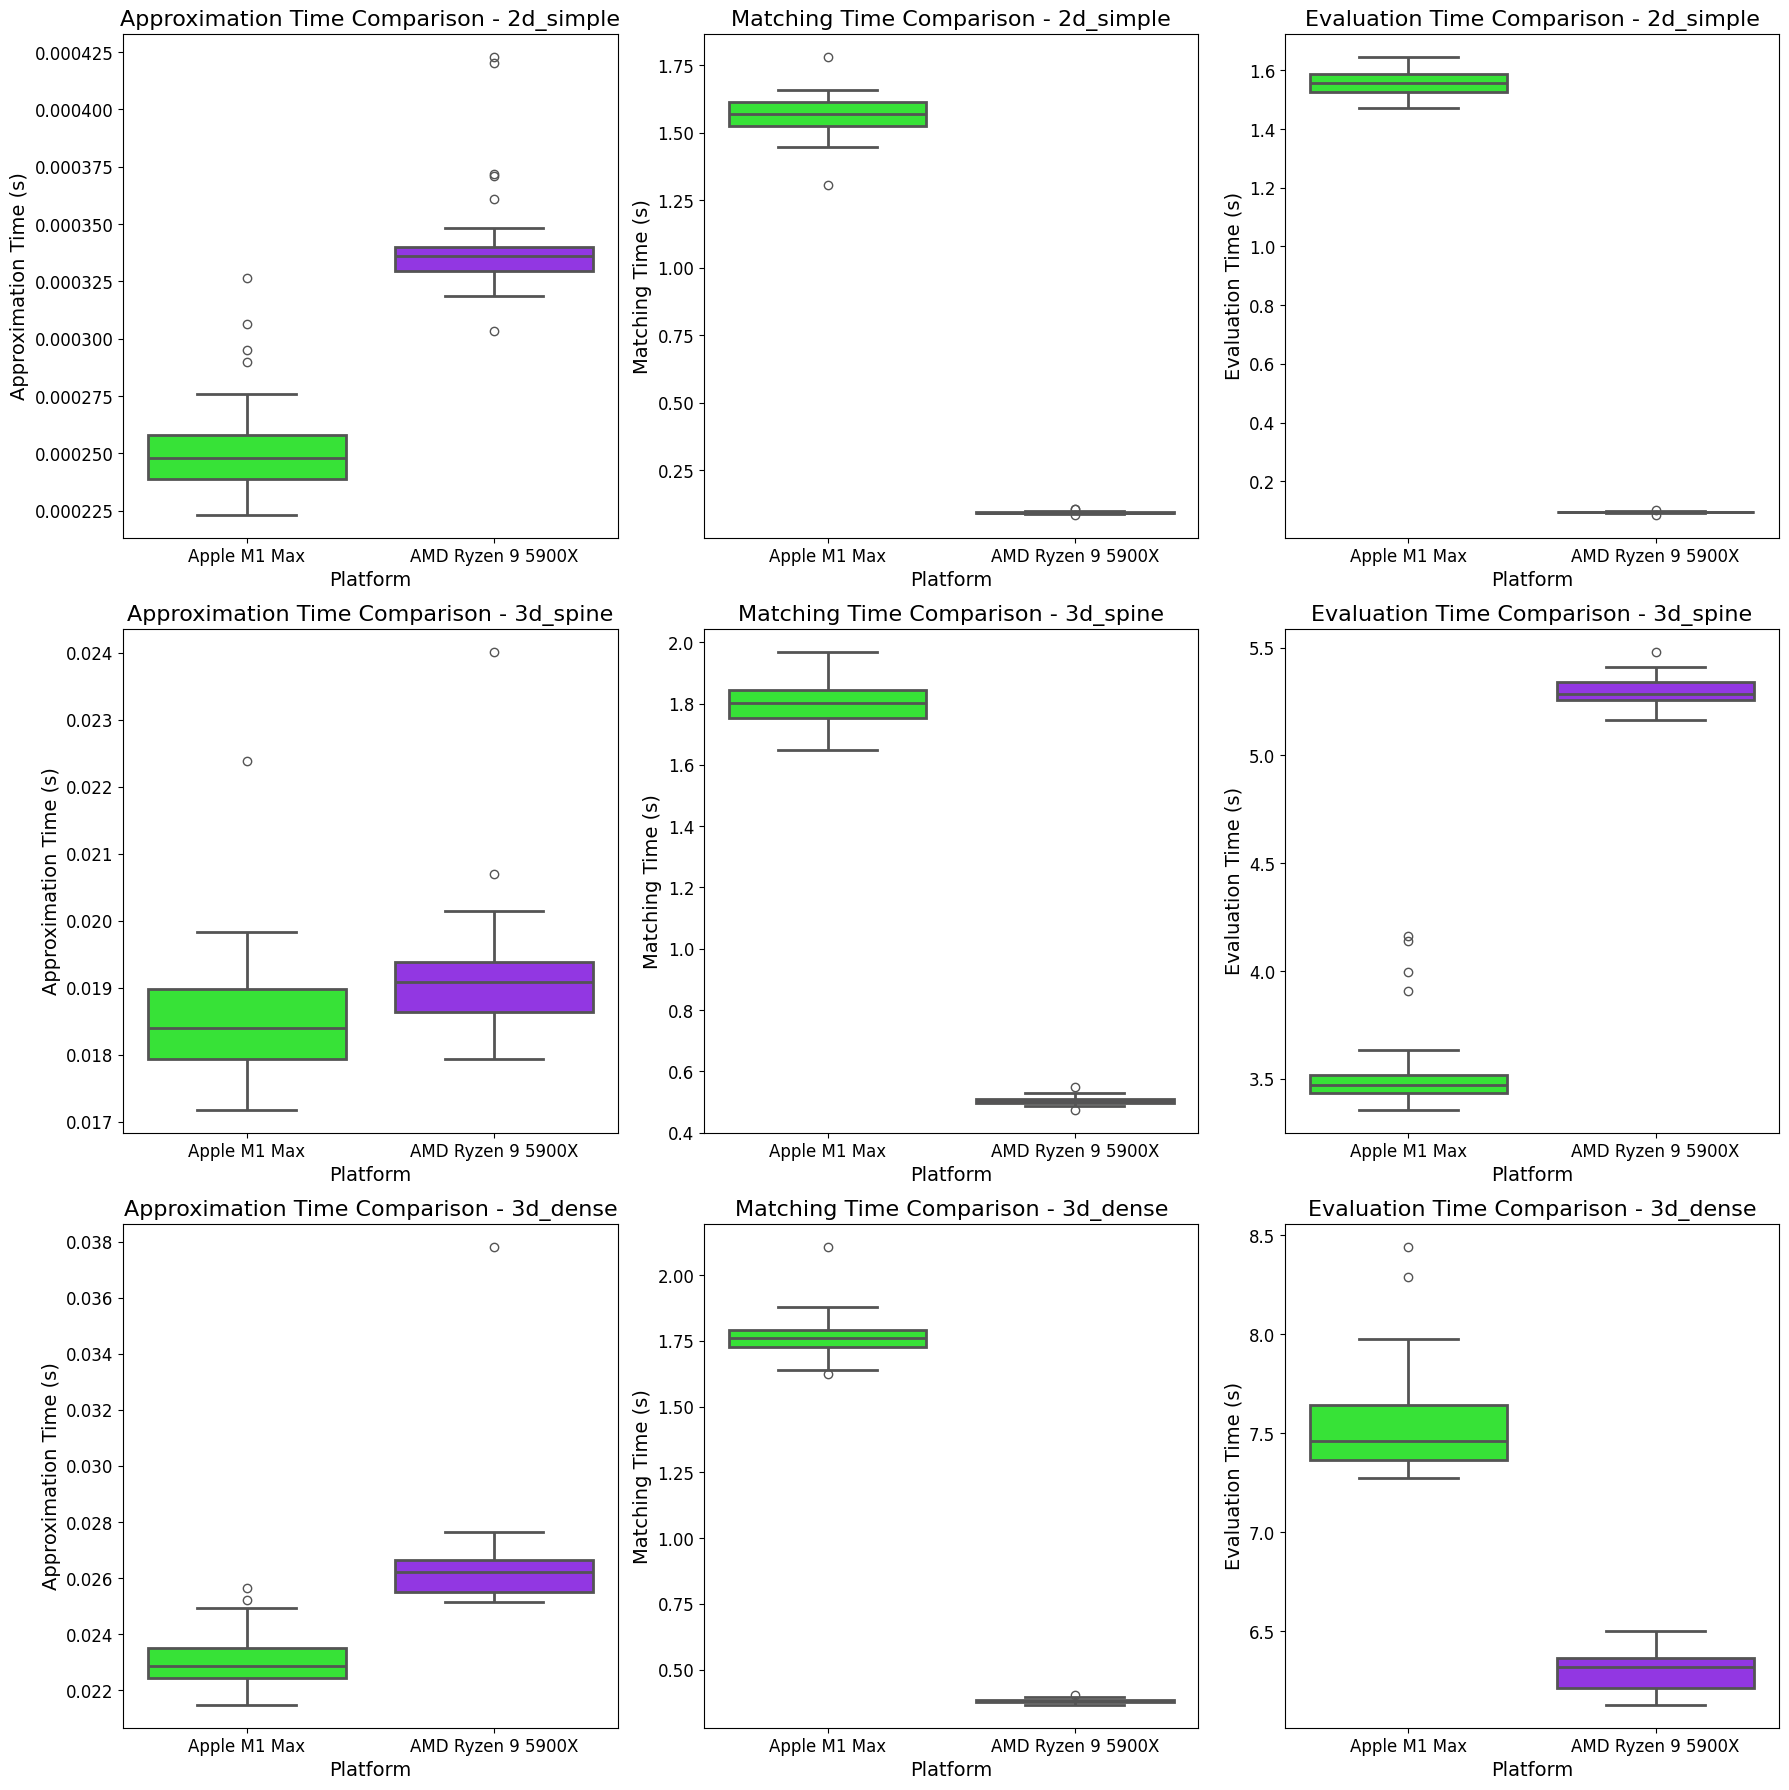

Here is the Python script that generated this plot:
import pandas as pd
import seaborn as sns
import matplotlib.pyplot as plt
from auxiliary.turbopath import turbopath

# List of CSV files
csv_list = [
    "benchmark/results/AppleM1Max/dataframe.csv",
    "benchmark/results/ryzen9/dataframe.csv",
]

# Use list comprehension to read and concatenate CSV files
concatenated_df = pd.concat([pd.read_csv(csv) for csv in csv_list], ignore_index=True)

# Set custom colors
colors = ["#1AFF1A", "#941AFF"]

title_font_size = 16
label_font_size = 14
tick_font_size = 12

# Get unique platforms and conditions
unique_platforms = concatenated_df["platform"].unique()
unique_conditions = concatenated_df["condition"].unique()

# Create subplots for each condition
fig, axes = plt.subplots(
    nrows=len(unique_conditions), ncols=3, figsize=(18, 6 * len(unique_conditions))
)

for i, condition in enumerate(unique_conditions):
    # Filter data for the current condition
    condition_df = concatenated_df[concatenated_df["condition"] == condition]

    # Boxplot for Approximation Time
    sns.boxplot(
        x="platform",
        y="approximation",
        data=condition_df,
        notch=False,
        ax=axes[i, 0],
        palette=dict(zip(unique_platforms, colors)),
        linewidth=2,  # Increase the linewidth
    )
    axes[i, 0].set_title(
        f"Approximation Time Comparison - {condition}", fontsize=title_font_size
    )
    axes[i, 0].set_xlabel("Platform", fontsize=label_font_size)
    axes[i, 0].set_ylabel("Approximation Time (s)", fontsize=label_font_size)
    axes[i, 0].tick_params(axis="both", which="major", labelsize=tick_font_size)

    # Boxplot for Matching Time
    sns.boxplot(
        x="platform",
        y="matching",
        data=condition_df,
        notch=False,
        ax=axes[i, 1],
        palette=dict(zip(unique_platforms, colors)),
        linewidth=2,  # Increase the linewidth
    )
    axes[i, 1].set_title(
        f"Matching Time Comparison - {condition}", fontsize=title_font_size
    )
    axes[i, 1].set_xlabel("Platform", fontsize=label_font_size)
    axes[i, 1].set_ylabel("Matching Time (s)", fontsize=label_font_size)
    axes[i, 1].tick_params(axis="both", which="major", labelsize=tick_font_size)

    # Boxplot for Evaluation Time
    sns.boxplot(
        x="platform",
        y="evaluation",
        data=condition_df,
        notch=False,
        ax=axes[i, 2],
        palette=dict(zip(unique_platforms, colors)),
        linewidth=2,  # Increase the linewidth
    )
    axes[i, 2].set_title(
        f"Evaluation Time Comparison - {condition}", fontsize=title_font_size
    )
    axes[i, 2].set_xlabel("Platform", fontsize=label_font_size)
    axes[i, 2].set_ylabel("Evaluation Time (s)", fontsize=label_font_size)
    axes[i, 2].tick_params(axis="both", which="major", labelsize=tick_font_size)

# Save the entire figure after all subplots have been created
plt.tight_layout()
file_name = turbopath(__file__).parent + "/boxplot_times"

# Save with separate SVG formatter to include colors
fig.savefig(file_name + ".png", format="png", bbox_inches="tight")
fig.savefig(file_name + ".eps", format="eps", bbox_inches="tight")
plt.close()

print("Plots saved successfully as EPS.")
